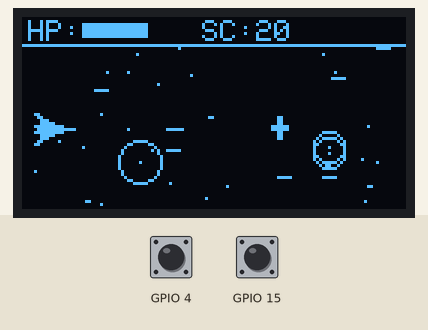
Simulated run of this sketch. Board: ESP32. Parts: 128×64 one-colour display. The inputs (shaded band) are chosen by the test bench; at power-on: GPIO 15 HIGH, GPIO 4 HIGH.

Above: at 1.2 s.
1.3 s: GPIO 15 pulled LOW for 0.15 s
At 1.77 s:
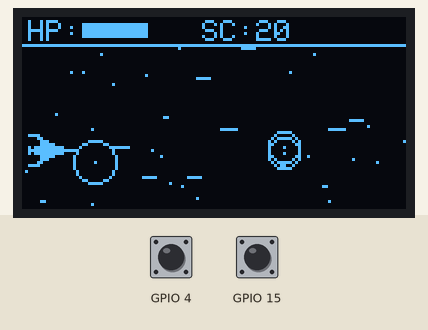
2.0 s: GPIO 4 pulled LOW for 0.15 s
At 2.39 s:
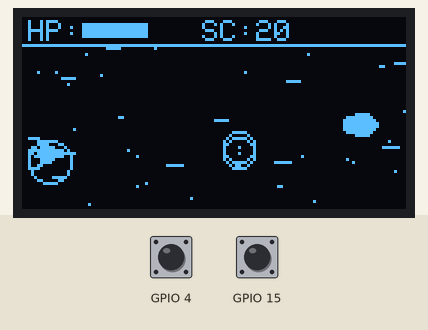
2.7 s: GPIO 4 pulled LOW for 1 s
At 3.01 s:
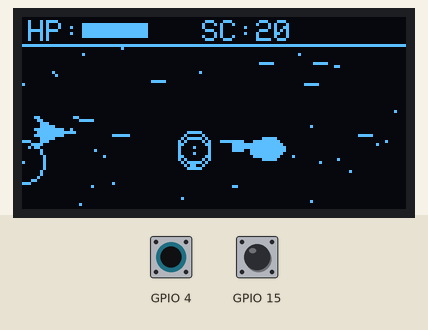
4.3 s: GPIO 15 pulled LOW for 1 s
At 5.42 s:
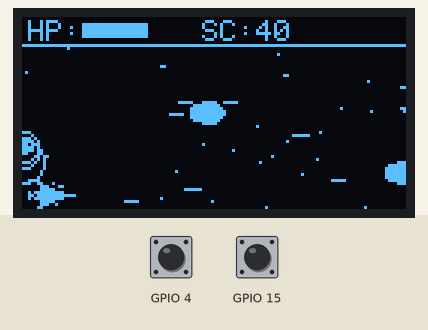
5.9 s: GPIO 4 pulled LOW for 0.15 s
At 6.17 s:
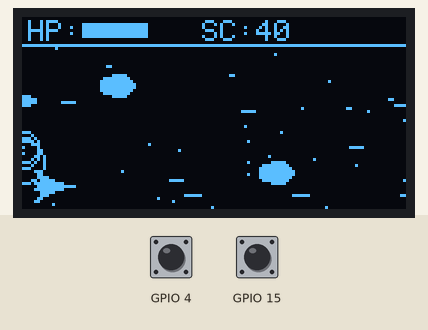
6.6 s: GPIO 15 pulled LOW for 0.15 s
At 7.43 s:
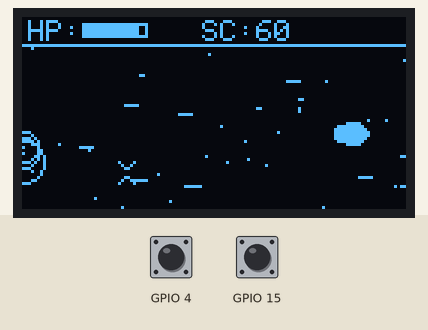
Timing chart, 0 to 9.6 s (numbered marks = the images above; inputs shaded):
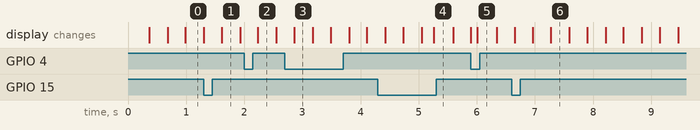

The sketch:

epic_space_war.ino
```cpp
// ============================================================
//  EPIC SPACE WAR
//  ESP32 + SSD1306 128x64 OLED
// ============================================================
//  Shooter espacial arcade con controles capacitivos.
//  Basado en los assets de "Space War v2".
//
//  Controles capacitivos por hardware:
//    GPIO 4  (Touch 0): Mover ARRIBA
//    GPIO 15 (Touch 3): Mover ABAJO
//    (El disparo es automático y constante)
//
//  Características:
//    - Parallax de 4 capas continuas.
//    - Enemigos que disparan misiles.
//    - Batalla contra jefe (Boss Fight) con barra de vida.
//    - Sistema de partículas y explosiones detalladas.
//    - Auto-calibración adaptativa táctil.
// ============================================================

#include <Wire.h>
#include <Adafruit_GFX.h>
#include <Adafruit_SSD1306.h>

#define SCR_W 128
#define SCR_H 64
#define OLED_RESET -1
#define OLED_ADDR  0x3C
Adafruit_SSD1306 display(SCR_W, SCR_H, &Wire, OLED_RESET);

// ── Calibración Táctil Capacitiva ──────────────────
static int t4Base  = -1;
static int t15Base = -1;

// ============================================================
//  SPRITES
// ============================================================
const unsigned char PROGMEM spr_ship[] = {
    0x30, 0x00, // ..**............
    0x18, 0x00, // ...**...........
    0x0E, 0x00, // ....***.........
    0x0F, 0x80, // ....*****.......
    0x3F, 0xF0, // ..**********....
    0x1F, 0xFF, // ...**************
    0x3F, 0xF0, // ..**********....
    0x0F, 0x80, // ....*****.......
    0x0E, 0x00, // ....***.........
    0x18, 0x00, // ...**...........
    0x30, 0x00, // ..**............
};

const unsigned char PROGMEM spr_ship_thrust[] = {
    0xF0, 0x00, // ****............
    0x18, 0x00, // ...**...........
    0x0E, 0x00, // ....***.........
    0x0F, 0x80, // ....*****.......
    0xBF, 0xF0, // *...**********....
    0xDF, 0xFF, // **..**************
    0xBF, 0xF0, // *...**********....
    0x0F, 0x80, // ....*****.......
    0x0E, 0x00, // ....***.........
    0x18, 0x00, // ...**...........
    0xF0, 0x00, // ****............
};

// Boss ship 24x16
const unsigned char PROGMEM spr_boss[] = {
    0b00000001, 0b11111100, 0b00000000,
    0b00000011, 0b11111110, 0b00000000,
    0b00000111, 0b11111111, 0b00000000,
    0b00001111, 0b11111111, 0b10000000,
    0b01111111, 0b11111111, 0b11100000,
    0b11111111, 0b11111111, 0b11111000,
    0b11111111, 0b11111111, 0b11111111,
    0b11111111, 0b11111111, 0b11111111,
    0b11111111, 0b11111111, 0b11111111,
    0b11111111, 0b11111111, 0b11111111,
    0b11111111, 0b11111111, 0b11111000,
    0b01111111, 0b11111111, 0b11100000,
    0b00001111, 0b11111111, 0b10000000,
    0b00000111, 0b11111111, 0b00000000,
    0b00000011, 0b11111110, 0b00000000,
    0b00000001, 0b11111100, 0b00000000,
};

// Enemy ship 12x8
const unsigned char PROGMEM spr_enemy[] = {
    0b00001111, 0b10000000,
    0b01111111, 0b11000000,
    0b11111111, 0b11100000,
    0b11111111, 0b11110000,
    0b11111111, 0b11110000,
    0b11111111, 0b11100000,
    0b01111111, 0b11000000,
    0b00001111, 0b10000000,
};

const unsigned char PROGMEM spr_exp0[] = {0x18, 0x18, 0x18, 0x7E, 0x7E, 0x18, 0x18, 0x18};
const unsigned char PROGMEM spr_exp1[] = {0x24, 0x5A, 0x3C, 0xFF, 0xFF, 0x3C, 0x5A, 0x24};
const unsigned char PROGMEM spr_exp2[] = {0x42, 0xBD, 0x7E, 0xFF, 0xFF, 0x7E, 0xBD, 0x42};
const unsigned char PROGMEM spr_exp3[] = {0x81, 0x66, 0x3C, 0xDB, 0xDB, 0x3C, 0x66, 0x81};
const unsigned char PROGMEM spr_exp4[] = {0x81, 0x42, 0x24, 0x18, 0x18, 0x24, 0x42, 0x81};
const unsigned char PROGMEM spr_exp5[] = {0x42, 0x24, 0x18, 0x00, 0x00, 0x18, 0x24, 0x42};
const unsigned char *const expFrames[] = {spr_exp0, spr_exp1, spr_exp2, spr_exp3, spr_exp4, spr_exp5};

const unsigned char PROGMEM spr_missile[] = {
    0b11110000,
    0b11111100,
    0b11111100,
    0b11110000,
};

// ============================================================
//  VARIABLES GLOBALES
// ============================================================
uint16_t fCnt = 0;
int score = 0;
bool gameOver = false;
bool bossActive = false;

// Jugador
float shipY = 32.0f;
float shipVy = 0.0f;
int hp = 10;
const int MAX_HP = 10;
int invulTimer = 0;

// Jefe
float bossX = 140.0f;
float bossY = 32.0f;
float bossVy = 0.0f;
int bossHp = 50;
const int BOSS_MAX_HP = 50;
int bossState = 0; // 0=Intro, 1=Pelea

// ============================================================
//  SISTEMAS
// ============================================================
#define MAX_BULLETS 8
struct Bullet { float x, y, vx; bool active; bool isEnemy; };
Bullet bullets[MAX_BULLETS];

#define MAX_ENEMIES 3
struct Enemy { float x, y, vx, vy; int hp; int fireTimer; bool active; };
Enemy enemies[MAX_ENEMIES];

#define MAX_EXPS 6
struct Explosion { int16_t x, y; int8_t frame, timer; bool active; };
Explosion exps[MAX_EXPS];

// Parallax
#define N_FAR 18
#define N_MID 10
#define N_NEAR 6
#define N_NEBULA 3
struct Star { int16_t x, y; };
Star sFar[N_FAR], sMid[N_MID], sNear[N_NEAR];
struct Nebula { int16_t x, y; uint8_t r; float spd; };
Nebula nebulas[N_NEBULA];

// ============================================================
//  FUNCIONES
// ============================================================

uint16_t rng = 0xACE1;
uint16_t rnd() {
  rng ^= rng << 7; rng ^= rng >> 9; rng ^= rng << 8;
  return rng;
}

void initStars() {
  for (int i=0; i<N_FAR; i++) { sFar[i].x = rnd()%128; sFar[i].y = 10 + rnd()%54; }
  for (int i=0; i<N_MID; i++) { sMid[i].x = rnd()%128; sMid[i].y = 10 + rnd()%54; }
  for (int i=0; i<N_NEAR; i++) { sNear[i].x = rnd()%128; sNear[i].y = 10 + rnd()%54; }
  for (int i=0; i<N_NEBULA; i++) {
    nebulas[i].x = rnd()%128; nebulas[i].y = 10 + rnd()%44;
    nebulas[i].r = 3 + rnd()%5; nebulas[i].spd = 0.3f + i*0.1f;
  }
}

void updateStars(float speedMul) {
  for (int i=0; i<N_FAR; i++) {
    if ((rng + i) % 3 == 0) sFar[i].x -= speedMul > 0 ? 1 : 0;
    if (sFar[i].x < 0) { sFar[i].x = 127; sFar[i].y = 10 + rnd()%54; }
  }
  for (int i=0; i<N_MID; i++) {
    sMid[i].x -= 1 * speedMul;
    if (sMid[i].x < 0) { sMid[i].x = 127; sMid[i].y = 10 + rnd()%54; }
  }
  for (int i=0; i<N_NEAR; i++) {
    sNear[i].x -= 3 * speedMul;
    if (sNear[i].x < 0) { sNear[i].x = 127; sNear[i].y = 10 + rnd()%54; }
  }
  for (int i=0; i<N_NEBULA; i++) {
    nebulas[i].x -= nebulas[i].spd * speedMul;
    if (nebulas[i].x < -10) {
      nebulas[i].x = 135; nebulas[i].y = 10 + rnd()%44;
      nebulas[i].r = 3 + rnd()%5;
    }
  }
}

void drawStars() {
  for (int i=0; i<N_NEBULA; i++) {
    display.drawCircle(nebulas[i].x, nebulas[i].y, nebulas[i].r, SSD1306_WHITE);
    display.drawPixel(nebulas[i].x, nebulas[i].y, SSD1306_WHITE);
  }
  for (int i=0; i<N_FAR; i++) display.drawPixel(sFar[i].x, sFar[i].y, SSD1306_WHITE);
  for (int i=0; i<N_MID; i++) {
    display.drawPixel(sMid[i].x, sMid[i].y, SSD1306_WHITE);
    if (i % 3 == 0) display.drawPixel(sMid[i].x + 1, sMid[i].y, SSD1306_WHITE);
  }
  for (int i=0; i<N_NEAR; i++) display.drawLine(sNear[i].x, sNear[i].y, sNear[i].x + 4, sNear[i].y, SSD1306_WHITE);
}

void spawnExp(int16_t x, int16_t y) {
  for (int i=0; i<MAX_EXPS; i++) {
    if (!exps[i].active) {
      exps[i] = {x, y, 0, 0, true};
      break;
    }
  }
}

void spawnBullet(float x, float y, float vx, bool isEnemy) {
  for (int i=0; i<MAX_BULLETS; i++) {
    if (!bullets[i].active) {
      bullets[i] = {x, y, vx, true, isEnemy};
      break;
    }
  }
}

void spawnEnemy() {
  for (int i=0; i<MAX_ENEMIES; i++) {
    if (!enemies[i].active) {
      enemies[i].active = true;
      enemies[i].x = 135.0f;
      enemies[i].y = 15.0f + rnd()%40;
      enemies[i].vx = -1.5f - (rnd()%10)*0.1f;
      enemies[i].vy = (rnd()%3 == 0) ? ((rnd()%2==0)? 0.5f : -0.5f) : 0.0f;
      enemies[i].hp = 3;
      enemies[i].fireTimer = 20 + rnd()%30;
      break;
    }
  }
}

void resetGame() {
  score = 0;
  hp = MAX_HP;
  shipY = 32.0f;
  shipVy = 0.0f;
  gameOver = false;
  bossActive = false;
  bossHp = BOSS_MAX_HP;

  for(int i=0; i<MAX_BULLETS; i++) bullets[i].active = false;
  for(int i=0; i<MAX_ENEMIES; i++) enemies[i].active = false;
  for(int i=0; i<MAX_EXPS; i++) exps[i].active = false;

  initStars();
}

// ============================================================
//  SETUP
// ============================================================
void setup() {
  Serial.begin(115200);
  if (!display.begin(SSD1306_SWITCHCAPVCC, OLED_ADDR)) while(1);
  resetGame();
}

// ============================================================
//  LOOP
// ============================================================
void loop() {
  display.clearDisplay();

  int t4  = touchRead(4);
  int t15 = touchRead(15);
  if (t4Base  == -1 && t4  > 10) t4Base  = t4;
  if (t15Base == -1 && t15 > 10) t15Base = t15;
  if (t4Base  < 15) t4Base  = 60;
  if (t15Base < 15) t15Base = 60;

  bool btnUp   = (t4  < t4Base  * 0.65f);
  bool btnDown = (t15 < t15Base * 0.65f);

  if (gameOver) {
    updateStars(0.2f);
    drawStars();
    display.setTextSize(1);
    display.setTextColor(SSD1306_WHITE);
    display.setCursor(35, 20); display.print(F("GAME OVER"));
    display.setCursor(15, 40); display.print(F("Touch to restart"));
    display.display();
    if (btnUp || btnDown) { resetGame(); delay(300); }
    return;
  }

  // 1. Lógica del Jugador
  if (btnUp) shipVy -= 0.6f;
  if (btnDown) shipVy += 0.6f;
  shipVy *= 0.85f; // Fricción
  shipY += shipVy;

  if (shipY < 10) { shipY = 10; shipVy = 0; }
  if (shipY > 54) { shipY = 54; shipVy = 0; }

  if (invulTimer > 0) invulTimer--;

  // Auto-disparo
  if (fCnt % 6 == 0) {
    spawnBullet(18.0f, shipY + 5.0f, 6.0f, false);
  }

  // 2. Lógica de Balas
  for (int i=0; i<MAX_BULLETS; i++) {
    if (bullets[i].active) {
      bullets[i].x += bullets[i].vx;
      if (bullets[i].x < -10 || bullets[i].x > 138) {
        bullets[i].active = false;
      }
    }
  }

  // 3. Lógica Enemigos (Naves Pequeñas)
  if (!bossActive) {
    if (fCnt % 40 == 0 && (score < 500 || rnd()%3 != 0)) spawnEnemy();

    // Activar al jefe al llegar a 300 puntos
    if (score >= 300) {
      bossActive = true;
      bossX = 140.0f;
      bossY = 32.0f;
      bossState = 0;
      bossHp = BOSS_MAX_HP;
    }
  }

  for (int i=0; i<MAX_ENEMIES; i++) {
    if (enemies[i].active) {
      enemies[i].x += enemies[i].vx;
      enemies[i].y += enemies[i].vy;
      if (enemies[i].y < 10 || enemies[i].y > 56) enemies[i].vy = -enemies[i].vy;

      if (enemies[i].fireTimer > 0) enemies[i].fireTimer--;
      else {
        spawnBullet(enemies[i].x - 2, enemies[i].y + 4, -4.0f, true);
        enemies[i].fireTimer = 30 + rnd()%40;
      }

      if (enemies[i].x < -15) enemies[i].active = false;
    }
  }

  // 4. Lógica Jefe
  if (bossActive) {
    if (bossState == 0) { // Intro
      bossX -= 0.5f;
      if (bossX <= 100.0f) { bossX = 100.0f; bossState = 1; }
    } else { // Pelea
      // Patrón de movimiento simple (seguir un poco al jugador)
      if (bossY + 8 < shipY) bossVy += 0.1f;
      else if (bossY + 8 > shipY + 4) bossVy -= 0.1f;
      bossVy *= 0.9f;
      bossY += bossVy;
      if (bossY < 10) bossY = 10;
      if (bossY > 48) bossY = 48;

      // Patrones de disparo
      if (fCnt % 25 == 0) {
        spawnBullet(bossX, bossY + 4, -5.0f, true);
        spawnBullet(bossX, bossY + 12, -5.0f, true);
      }
      if (fCnt % 60 == 0) {
        spawnBullet(bossX, bossY + 8, -6.0f, true);
      }
    }
  }

  // 5. Colisiones
  for (int i=0; i<MAX_BULLETS; i++) {
    if (!bullets[i].active) continue;

    if (bullets[i].isEnemy) {
      // Choque contra jugador
      if (invulTimer == 0 && bullets[i].x < 18 && bullets[i].x > 2 && bullets[i].y > shipY && bullets[i].y < shipY + 10) {
        bullets[i].active = false;
        hp--;
        invulTimer = 20; // Frames de invulnerabilidad
        spawnExp(10, shipY);
        if (hp <= 0) gameOver = true;
      }
    } else {
      // Choque contra enemigos
      bool hit = false;
      for (int e=0; e<MAX_ENEMIES; e++) {
        if (enemies[e].active && bullets[i].x > enemies[e].x && bullets[i].x < enemies[e].x + 12 && bullets[i].y > enemies[e].y && bullets[i].y < enemies[e].y + 8) {
          hit = true;
          enemies[e].hp--;
          if (enemies[e].hp <= 0) {
            enemies[e].active = false;
            spawnExp(enemies[e].x, enemies[e].y);
            score += 20;
          }
          break;
        }
      }
      // Choque contra el jefe
      if (!hit && bossActive && bossState == 1) {
        if (bullets[i].x > bossX && bullets[i].y > bossY && bullets[i].y < bossY + 16) {
          hit = true;
          bossHp--;
          if (bossHp <= 0) {
            bossActive = false;
            for(int k=0; k<5; k++) spawnExp(bossX + (rnd()%20), bossY + (rnd()%16));
            score += 500;
          }
        }
      }

      if (hit) bullets[i].active = false;
    }
  }

  // Choque de cuerpo enemigo-jugador
  if (invulTimer == 0) {
    for (int e=0; e<MAX_ENEMIES; e++) {
      if (enemies[e].active && enemies[e].x < 18 && enemies[e].x > 2 && enemies[e].y + 8 > shipY && enemies[e].y < shipY + 10) {
        hp--;
        invulTimer = 20;
        enemies[e].active = false;
        spawnExp(10, shipY);
        spawnExp(enemies[e].x, enemies[e].y);
        if (hp <= 0) gameOver = true;
      }
    }
  }

  // 6. Actualizar Animaciones
  for (int i=0; i<MAX_EXPS; i++) {
    if (exps[i].active) {
      if (++exps[i].timer >= 2) {
        exps[i].timer = 0;
        if (++exps[i].frame >= 6) exps[i].active = false;
      }
    }
  }

  // ==========================================
  //  RENDER
  // ==========================================

  float speedMul = bossActive ? 1.5f : 1.0f;
  updateStars(speedMul);
  drawStars();

  // Dibujar Balas
  for (int i=0; i<MAX_BULLETS; i++) {
    if (bullets[i].active) {
      if (bullets[i].isEnemy) display.drawBitmap(bullets[i].x, bullets[i].y - 2, spr_missile, 6, 4, SSD1306_WHITE);
      else display.drawFastHLine(bullets[i].x, bullets[i].y, 6, SSD1306_WHITE);
    }
  }

  // Dibujar Enemigos
  for (int e=0; e<MAX_ENEMIES; e++) {
    if (enemies[e].active) {
      display.drawBitmap(enemies[e].x, enemies[e].y, spr_enemy, 12, 8, SSD1306_WHITE);
    }
  }

  // Dibujar Jefe
  if (bossActive) {
    display.drawBitmap(bossX, bossY, spr_boss, 24, 16, SSD1306_WHITE);
  }

  // Dibujar Jugador (parpadeo si invulnerable)
  if (invulTimer == 0 || (invulTimer % 4) > 1) {
    if (fCnt % 4 < 2) display.drawBitmap(2, (int)shipY, spr_ship_thrust, 16, 11, SSD1306_WHITE);
    else display.drawBitmap(2, (int)shipY, spr_ship, 16, 11, SSD1306_WHITE);
  }

  // Dibujar Explosiones
  for (int i=0; i<MAX_EXPS; i++) {
    if (exps[i].active) {
      display.drawBitmap(exps[i].x, exps[i].y, expFrames[exps[i].frame], 8, 8, SSD1306_WHITE);
    }
  }

  // Dibujar HUD
  display.fillRect(0, 0, SCR_W, 9, SSD1306_BLACK);
  display.drawFastHLine(0, 9, SCR_W, SSD1306_WHITE);
  display.setTextSize(1);
  display.setTextColor(SSD1306_WHITE);

  display.setCursor(2, 1);
  display.print(F("HP:"));
  display.drawRect(20, 2, MAX_HP*2 + 2, 5, SSD1306_WHITE);
  display.fillRect(21, 3, hp*2, 3, SSD1306_WHITE);

  display.setCursor(60, 1);
  display.print(F("SC:"));
  display.print(score);

  if (bossActive) {
    display.setCursor(100, 1);
    display.print(F("BOSS"));
    display.drawRect(100, 9, 28, 3, SSD1306_WHITE);
    display.fillRect(100, 9, (int)((bossHp/(float)BOSS_MAX_HP)*28.0f), 3, SSD1306_WHITE);
  }

  display.display();
  fCnt++;
  delay(16);
}
```

Measured:
- after the input at 6.6 s, the display: first differs from a run without the input after 0.37 s (image 6 shows a later state)
